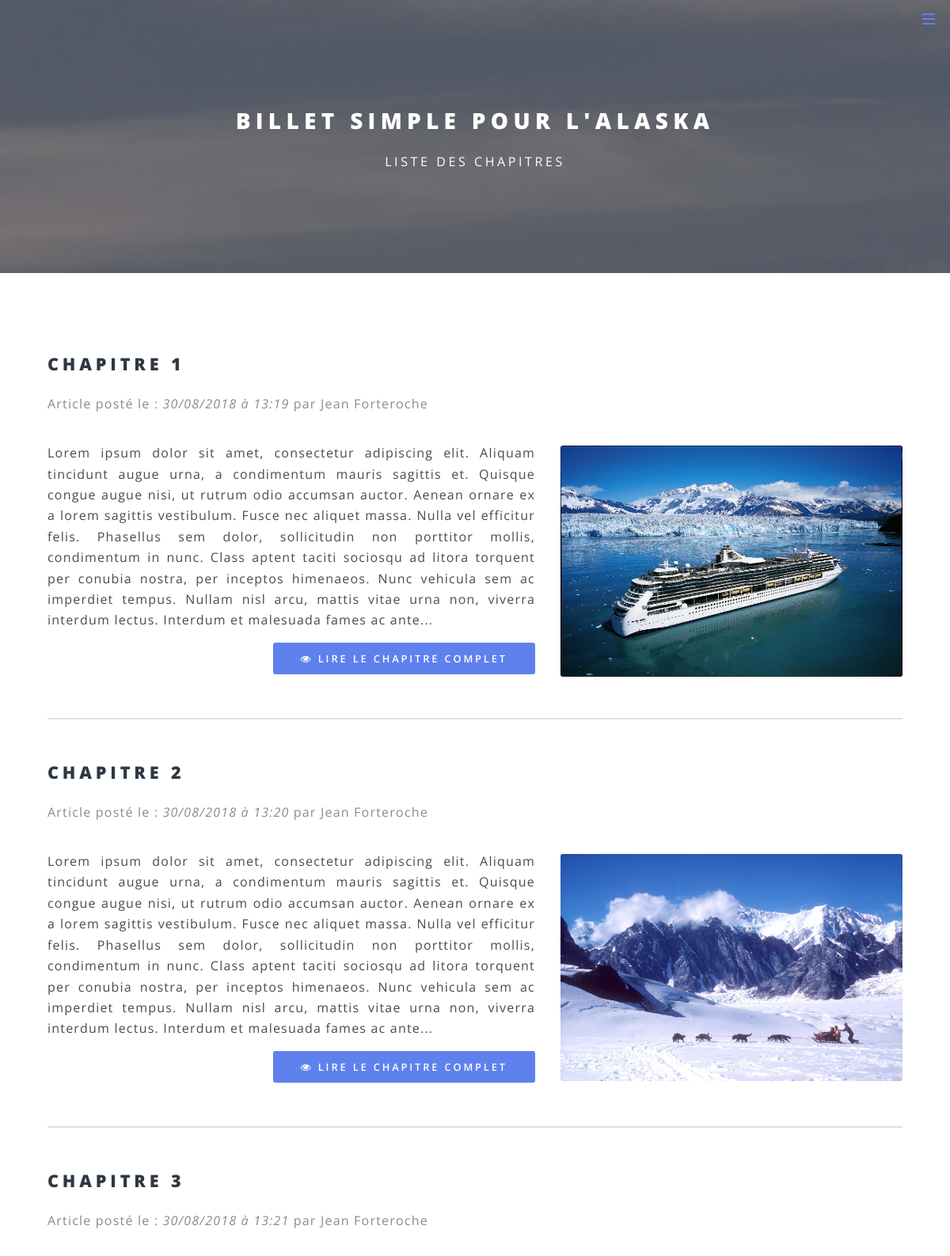
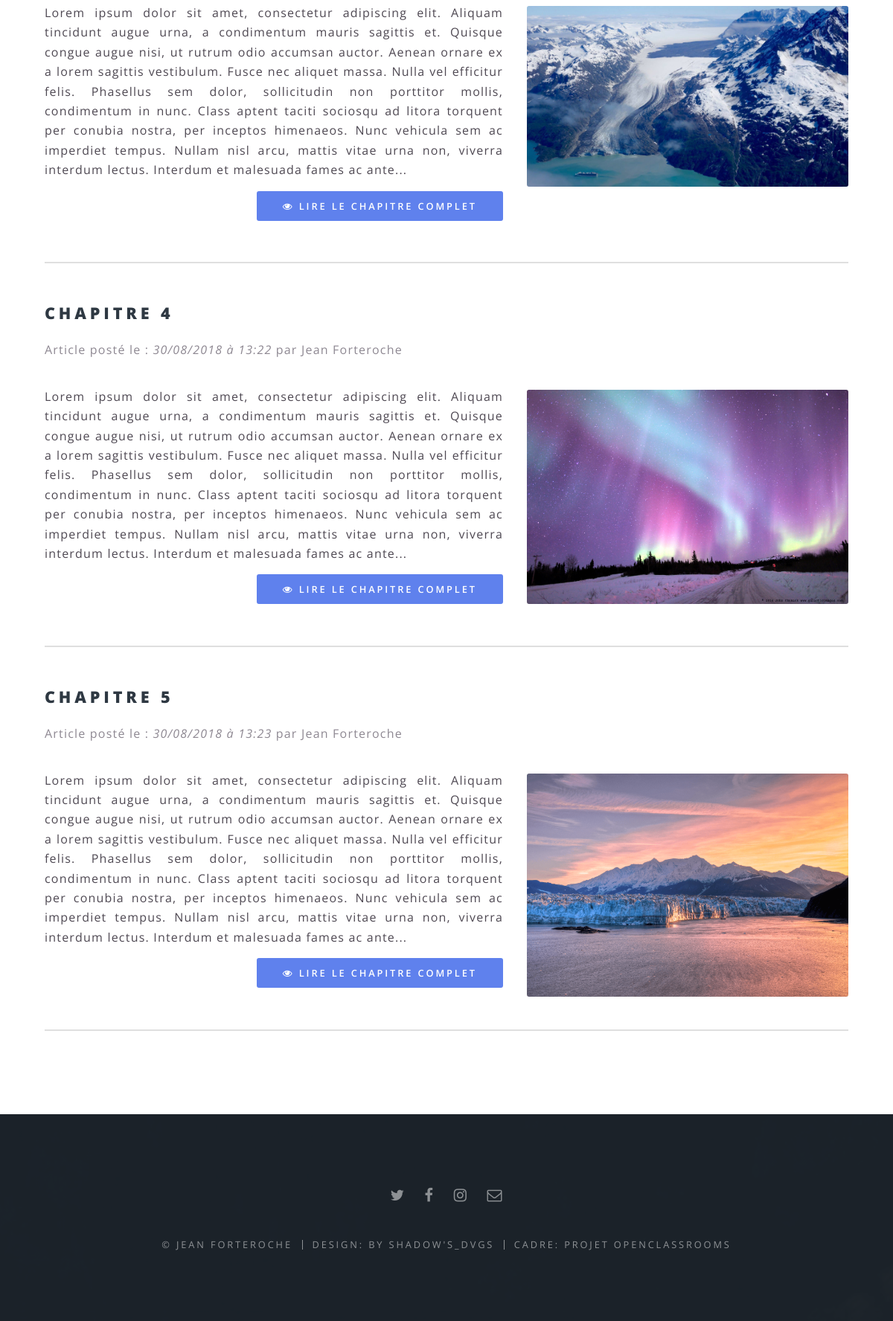
The page /?view=chapitres on the database its author committed (2 pictures, top to bottom).
### tables this page shows
CREATE TABLE `posts` (
  `id` int(11) NOT NULL,
  `title` varchar(255) NOT NULL,
  `content` text NOT NULL,
  `writer` varchar(255) NOT NULL,
  `image` varchar(255) NOT NULL DEFAULT 'post.png',
  `date` datetime NOT NULL,
  `posted` tinyint(1) NOT NULL
);

### controllers/chapitres.controller.php (called while the page is built)
<?php
    function get_posts(){
        global $db;
        $req = $db->query("
         SELECT posts.id,
                posts.title,
                posts.image,
                posts.content,
                posts.date,
                admins.name
        FROM posts
        JOIN admins
        ON posts.writer = admins.email
        WHERE posts.posted='1'
        ");
        $results = array();
        while($rows = $req->fetchObject()){
            $results[] = $rows;
        }
        return $results;
    }
$posts = get_posts();

### controllers/autoload.php (called while the page is built, shortened)
<?php
    $pages = scandir('views/');
    if(isset($_GET['view']) && !empty($_GET['view'])){
        if(in_array($_GET['view'].'.php',$pages)){
            $page = $_GET['view'];
        }else{
            $page = "error";
        }
    }else{
        $page = "home";
}
$pages_controllers = scandir('controllers/');
if(in_array($page.'.controller.php',$pages_controllers)){
    include 'controllers/'.$page.'.controller.php';
}

### views/chapitres.php (the view)
<?php
include 'models/wrap_chapitres.php';
?>
    <section class="wrapper style5" style="text-align: justify">
        <div class="inner">
<?php foreach ($posts as $post){?>
        <header>
        <h2><?= $post->title ?></h2>
        <P>Article posté le : <em><?= date("d/m/Y à H:i",strtotime($post->date)); ?></em> par <?= $post->name ?></P>
        </header>
        <p><span class="image right"><img src="images/posts/<?= $post->image ?>" alt="<?= $post->title ?>" /></span><?= substr(nl2br($post->content),0,700); ?>...</p>
            <ul class="actions stacked" style="text-align: right">
                <li><a href="?view=post&id=<?= $post->id ?>" class="button primary icon fa-eye">Lire le chapitre complet</a></li>
            </ul>
        <hr>
<?php
}
?>
        </div>
    </section>

### index.php (shortened to what this page needs)
<?php
 require 'controllers/autoload.php';
?>
<!doctype html>
<html lang="fr">
<head>
    <link rel="stylesheet" href="assets/css/main.css" />
</head>
<body class="landing is-preload">
<div id="page-wrapper">
    <?php include 'models/nav_menu.php'; ?>
    <?php include 'views/'.$page.'.php'; ?>
    <?php include 'models/footer.php'; ?>
</div>
</body>
</html>

### models/nav_menu.php (shortened to what this page needs)
<div id="page-wrapper">
    <header id="header" class="alt">
        <nav id="nav">
            <ul>
                <li class="special">
                    <a href="#menu" class="menuToggle"><span></span></a>
                </li>
            </ul>
        </nav>
    </header>

### models/wrap_chapitres.php
<article id="main">
    <header>
        <h2>BILLET SIMPLE POUR L'ALASKA</h2>
        <p>Liste des Chapitres</p>
    </header>

### models/footer.php
<footer id="footer">
    <ul class="icons">
        <li><a href="#" class="icon fa-twitter"><span class="label">Twitter</span></a></li>
        <li><a href="#" class="icon fa-facebook"><span class="label">Facebook</span></a></li>
        <li><a href="#" class="icon fa-instagram"><span class="label">Instagram</span></a></li>
        <li><a href="#" class="icon fa-envelope-o"><span class="label">Email</span></a></li>
    </ul>
    <ul class="copyright">
        <li>&copy; Jean FORTEROCHE</li><li>Design: By Shadow's_Dvgs</li><li>cadre: Projet OpenClassrooms</li>
    </ul>
</footer>

### rows shown on the page
posts: title "CHAPITRE 1", date "30/08/2018 à 13:19", admins.name "Jean Forteroche", image (picture), content "Lorem ipsum dolor sit amet, consectetur adipiscing elit. Aliquam tincidunt augue urna, a condimentum mauris sagittis et. Quisque congue augue nisi, ut rutrum odio accumsan auctor. Aenean ornare ex a lorem sagittis vestibulum. Fusce nec aliquet massa. Nulla vel efficitur felis. Phasellus sem dolor, sollicitudin non porttitor mollis, condimentum in nunc. Class aptent taciti sociosqu ad litora torquent per conubia nostra, per inceptos himenaeos. Nunc vehicula sem ac imperdiet tempus. Nullam nisl arcu, mattis vitae urna non, viverra interdum lectus. Interdum et malesuada fames ac ante"
posts: title "CHAPITRE 2", date "30/08/2018 à 13:20", admins.name "Jean Forteroche", image (picture), content "Lorem ipsum dolor sit amet, consectetur adipiscing elit. Aliquam tincidunt augue urna, a condimentum mauris sagittis et. Quisque congue augue nisi, ut rutrum odio accumsan auctor. Aenean ornare ex a lorem sagittis vestibulum. Fusce nec aliquet massa. Nulla vel efficitur felis. Phasellus sem dolor, sollicitudin non porttitor mollis, condimentum in nunc. Class aptent taciti sociosqu ad litora torquent per conubia nostra, per inceptos himenaeos. Nunc vehicula sem ac imperdiet tempus. Nullam nisl arcu, mattis vitae urna non, viverra interdum lectus. Interdum et malesuada fames ac ante"
posts: title "CHAPITRE 3", date "30/08/2018 à 13:21", admins.name "Jean Forteroche", image (picture), content "Lorem ipsum dolor sit amet, consectetur adipiscing elit. Aliquam tincidunt augue urna, a condimentum mauris sagittis et. Quisque congue augue nisi, ut rutrum odio accumsan auctor. Aenean ornare ex a lorem sagittis vestibulum. Fusce nec aliquet massa. Nulla vel efficitur felis. Phasellus sem dolor, sollicitudin non porttitor mollis, condimentum in nunc. Class aptent taciti sociosqu ad litora torquent per conubia nostra, per inceptos himenaeos. Nunc vehicula sem ac imperdiet tempus. Nullam nisl arcu, mattis vitae urna non, viverra interdum lectus. Interdum et malesuada fames ac ante"
posts: title "CHAPITRE 4", date "30/08/2018 à 13:22", admins.name "Jean Forteroche", image (picture), content "Lorem ipsum dolor sit amet, consectetur adipiscing elit. Aliquam tincidunt augue urna, a condimentum mauris sagittis et. Quisque congue augue nisi, ut rutrum odio accumsan auctor. Aenean ornare ex a lorem sagittis vestibulum. Fusce nec aliquet massa. Nulla vel efficitur felis. Phasellus sem dolor, sollicitudin non porttitor mollis, condimentum in nunc. Class aptent taciti sociosqu ad litora torquent per conubia nostra, per inceptos himenaeos. Nunc vehicula sem ac imperdiet tempus. Nullam nisl arcu, mattis vitae urna non, viverra interdum lectus. Interdum et malesuada fames ac ante"
posts: title "CHAPITRE 5", date "30/08/2018 à 13:23", admins.name "Jean Forteroche", image (picture), content "Lorem ipsum dolor sit amet, consectetur adipiscing elit. Aliquam tincidunt augue urna, a condimentum mauris sagittis et. Quisque congue augue nisi, ut rutrum odio accumsan auctor. Aenean ornare ex a lorem sagittis vestibulum. Fusce nec aliquet massa. Nulla vel efficitur felis. Phasellus sem dolor, sollicitudin non porttitor mollis, condimentum in nunc. Class aptent taciti sociosqu ad litora torquent per conubia nostra, per inceptos himenaeos. Nunc vehicula sem ac imperdiet tempus. Nullam nisl arcu, mattis vitae urna non, viverra interdum lectus. Interdum et malesuada fames ac ante"
